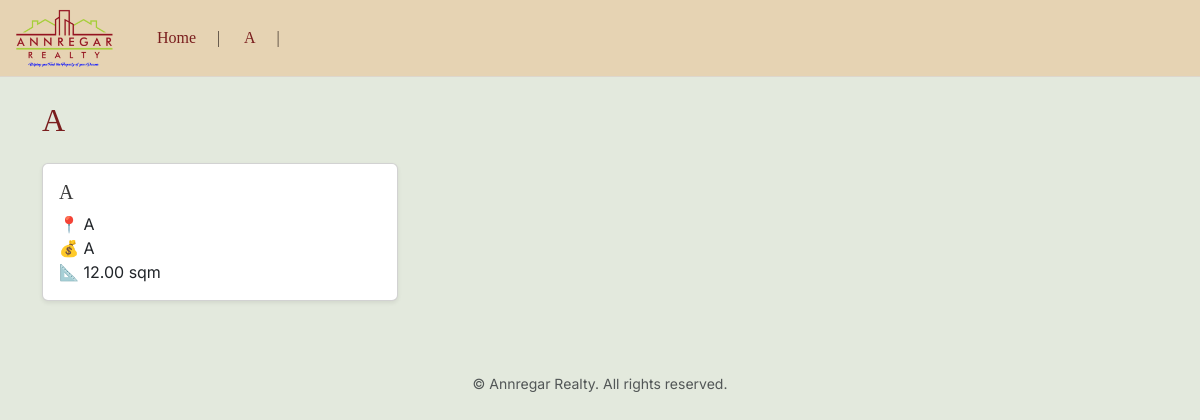
The app's page /properties/subdivision/1/ with its own data.
### properties/models.py (models this page shows, shortened)
class Developer(models.Model):
    name = models.CharField(max_length=255)
    contact_person = models.CharField(max_length=255, blank=True, null=True)
    phone = models.CharField(max_length=50, blank=True, null=True)
    email = models.EmailField(blank=True, null=True)

class Subdivision(models.Model):
    name = models.CharField(max_length=255)
    developer = models.ForeignKey(Developer, on_delete=models.CASCADE)

class Property(models.Model):
    STATUS_CHOICES = [
        ('available', 'Available'),
        ('reserved', 'Reserved'),
        ('sold', 'Sold'),
    ]
    title = models.CharField(max_length=255)
    description = models.TextField(blank=True)
    developer = models.ForeignKey(Developer, on_delete=models.SET_NULL, null=True, blank=True)
    subdivision = models.ForeignKey(Subdivision, on_delete=models.SET_NULL, null=True, blank=True)
    price = models.TextField(max_length=255)
    address = models.CharField(max_length=255, null=True)
    google_maps_link = models.URLField(blank=True, null=True)
    lot_area_sqm = models.DecimalField(max_digits=10, decimal_places=2)
    floor_area_sqm = models.DecimalField(max_digits=10, decimal_places=2, blank=True, null=True)
    status = models.CharField(max_length=20, choices=STATUS_CHOICES, default='available')
    created_at = models.DateTimeField(auto_now_add=True)

### properties/views.py (the view)
# urls.py: path('subdivision/<int:subdiv_id>/', views.subdivision_properties, name='subdivision_properties'),
def subdivision_properties(request, subdiv_id):
    subdivision = get_object_or_404(Subdivision, pk=subdiv_id)
    properties = Property.objects.filter(subdivision=subdivision)
    return render(request, 'properties/subdivision_properties.html', {
        'subdivision': subdivision,
        'properties': properties
    })

### properties/cprocessor.py (called while the page is built)
def developer_nav(request):
    try:
        developers = Developer.objects.all()
    except (ProgrammingError, OperationalError):
        developers = []
    return {
        'all_developers': developers
    }

### properties/templates/properties/subdivision_properties.html (shortened to what this page needs)
{% extends 'properties/base.html' %}
{% load humanize %}
{% block content %}
<h2 class="mb-4">{{ subdivision.name }}</h2>
{% if properties %}
  <div class="row g-4">
    {% for property in properties %}
    <div class="col-md-6 col-lg-4">
      <div class="card shadow-sm h-100">
        <div class="card-body">
          <h5 class="card-title">
            <a href="{% url 'property_detail' property.pk %}">
              {{ property.title }}
            </a>
          </h5>
          <p class="card-text">
            📍 {{ property.address}}<br>
            💰 {{ property.price }}<br>
            📐 {{ property.lot_area_sqm }} sqm
          </p>
        </div>
      </div>
    </div>
    {% endfor %}
  </div>
{% else %}
  <p>No properties found in this subdivision.</p>
{% endif %}
{% endblock %}

### properties/templates/properties/base.html (shortened to what this page needs)
{% load static %}
{% load humanize %}
<!DOCTYPE html>
<html lang="en">
<head>
  <link href="https://cdn.jsdelivr.net/npm/bootstrap@5.3.0/dist/css/bootstrap.min.css" rel="stylesheet">
  <link rel="stylesheet" href="https://cdn.jsdelivr.net/npm/glightbox@3.3.0/dist/css/glightbox.min.css">
</head>
<body>
  <nav class="navbar navbar-expand-lg mb-4">
    <div class="container-fluid">
      <a class="navbar-brand d-flex align-items-center">
        <div style="height: 50px; display: flex; align-items: center;">
          <img src="{% static 'properties/logo1.png' %}" alt="Annregar Realty" style="height: 70px; transform: translateY(0px);">
        </div>
      </a>
      <div class="collapse navbar-collapse" id="mainNav">
        <ul class="navbar-nav me-auto">
          <li class="nav-item">
            <a class="nav-link" href="{% url 'site_home' %}"><h6 class="m-0">Home</h6></a>
          </li>
          {% for dev in all_developers %}
          <li class="nav-item dropdown">
            <a class="nav-link dropdown-toggle" href="#" id="dev{{ dev.id }}" role="button">
              <h6 class="m-0">{{ dev.name }}</h6>
            </a>
          </li>
          {% endfor %}
        </ul>
      </div>
    </div>
  </nav>
  <div class="container pb-5">
    {% block content %}
    {% endblock %}
  </div>
  <footer class="text-center text-muted py-4 small">
    &copy; {{ now|date:"Y" }} Annregar Realty. All rights reserved.
  </footer>
</body>
</html>

### properties/templates/properties/base.html (style rules this page uses)
:root { --primary-maroon: #7A1E1E; --accent-green: #A4B624; --background-light: #E3E9DD; --navbar-beige: #E6D3B3; --text-dark: #3B3B3B; --border-muted: #DDD6CC; --hover-maroon: #A63C3C; --heading-font: 'Cormorant Garamond', serif; --body-font: 'Inter', sans-serif; }
body { background-color: var(--background-light); color: var(--text-dark); font-family: var(--body-font); }
.navbar { background-color: var(--navbar-beige) !important; border-bottom: 1px solid var(--border-muted); }
h1, h2, h3, h4, h5, h6, .card-title, .navbar-brand { font-family: var(--heading-font); color: var(--primary-maroon); }
.card-title a { text-decoration: none; color: var(--text-dark); }
.navbar-nav .nav-item .nav-link { position: relative; padding-left: 1.5rem; padding-right: 1.5rem; font-family: var(--heading-font); color: var(--primary-maroon); font-weight: 600; }
.navbar-nav .nav-item .nav-link::after { content: '|'; color: #4a3f35; font-weight: normal; font-size: 1rem; position: absolute; top: 50%; transform: translateY(-50%); right: 0; }
.dropdown-toggle::after { display: inline-block; margin-left: 0.3em; vertical-align: 0.3em; border: none; }

### records on screen
Developer: name "A"
Subdivision: name "A"
Property: title "A", address "A", price "A", lot_area_sqm "12.00"
